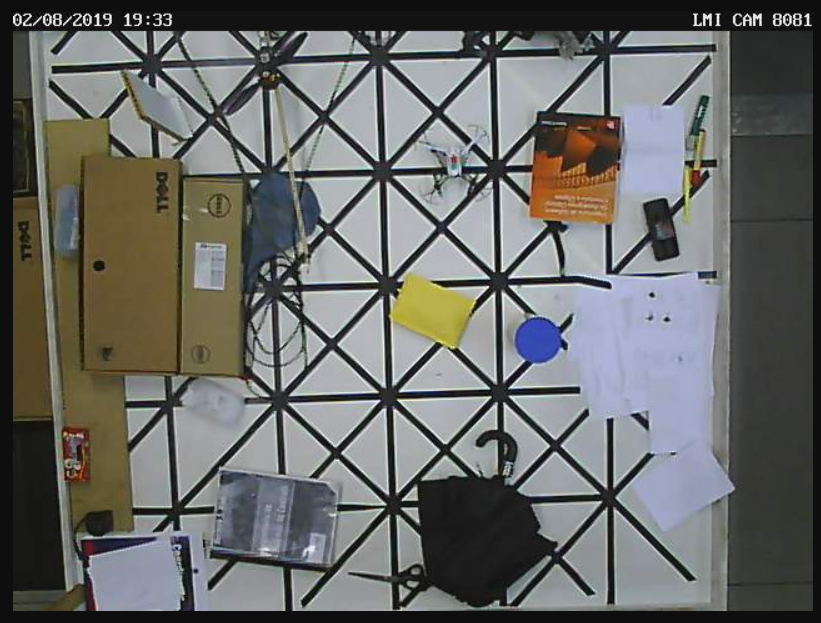
#> input picture pyparrot-master/img1.png, 821 x 623 px, given in place of video.mjpeg, which was not available
$ python cam_color.py
#> lines starting #> are read from the running program, lines starting #| are printed output that depends on the picture; after the words box and inside, x2 and y2 are one past the last pixel; in counts of white or black regions, pixels touching at a corner belong together; pictures that were not available may be replaced by others from this repository, and a replacement may not be noted
from __future__ import print_function
from imutils.video import WebcamVideoStream
from imutils.video import FPS
import argparse
import imutils
import numpy as np
import cv2
from time import sleep
import datetime
from threading import Thread

# url = "http://192.168.0.81/img/video.mjpeg" #teto
url = "http://admin:camadmin@192.168.0.82/img/video.mjpeg" #teto2

# [11 lines of commented-out code are left out]
print("[INFO] sampling THREADED frames from webcam...")
vs = WebcamVideoStream(src=url).start()
#fps = FPS().start()

# loop over some frames...this time using the threaded stream
while (1):
	# grab the frame from the threaded video stream and resize it
	# to have a maximum width of 400 pixels
	frame = vs.read()
#> frame is the input picture: shape (623, 821, 3); mean B, G, R 103.4, 105.7, 104.8
	rows, cols, ch = frame.shape
#> rows = 623; cols = 821; ch = 3
	print(rows," ",cols," ",ch)
#| 623   821   3
	# [8 lines of commented-out code are left out]
	hsv = cv2.cvtColor(frame, cv2.COLOR_BGR2HSV)
#> hsv: shape (623, 821, 3); mean H, S, V 67.7, 36.9, 112.1

	lower_blue = np.array([84,42,145]) #old = 84 60 80
	upper_blue = np.array([132,255,255])

#	lower_blue = np.array([110,50,50])
#	upper_blue = np.array([130,255,255])

	lower_ylw = np.array([23,100,140])
	upper_ylw = np.array([45,240,250])

	lower_green = np.array([40,50,50])
	upper_green = np.array([75,255,255])

	lower_red1 = np.array([0,50,50])
	upper_red1 = np.array([10,255,255])

	lower_red2 = np.array([172,50,50])
	upper_red2 = np.array([179,255,255])

	mask_green = cv2.inRange(hsv, lower_green, upper_green)
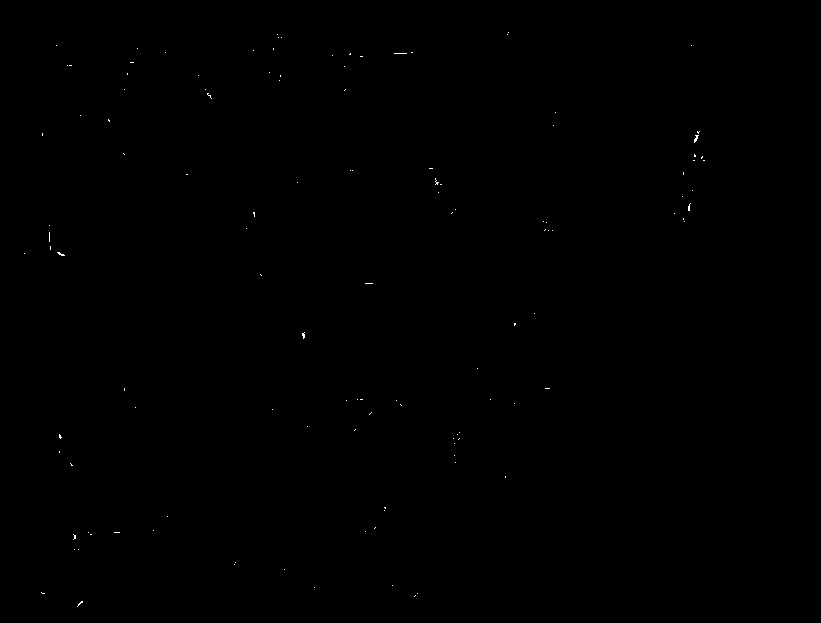
#> mask_green: shape (623, 821); 0.07% white in thin lines or dots, all inside (x1, y1, x2, y2) = (24, 32, 705, 607)
	mask_blue = cv2.inRange(hsv, lower_blue, upper_blue)
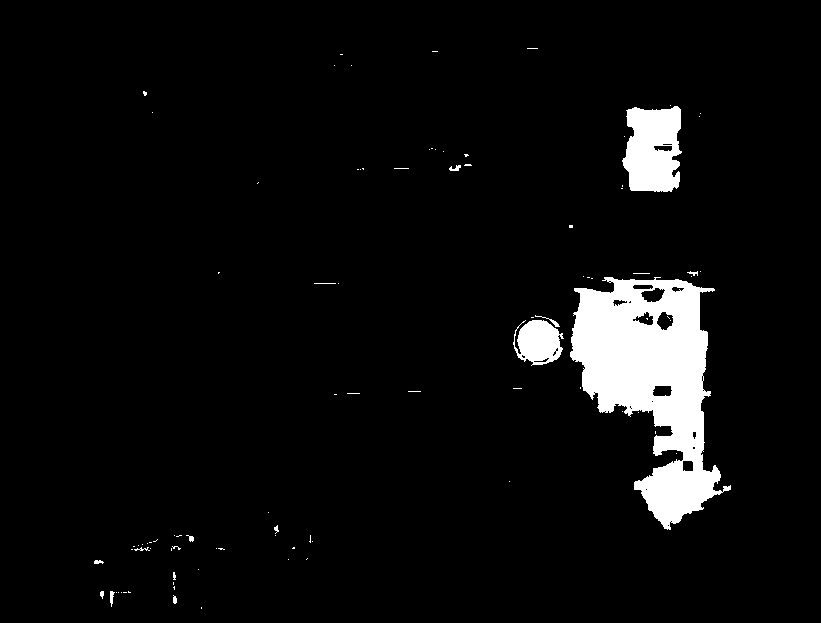
#> mask_blue: shape (623, 821); 5.3% white; 92 white regions (78 under 20 px), largest, box (x1, y1, x2, y2) and area: (570, 277, 731, 530) 20534, (622, 106, 682, 192) 4103, (513, 320, 564, 366) 1615
	mask_red1 = cv2.inRange(hsv, lower_red1, upper_red1)
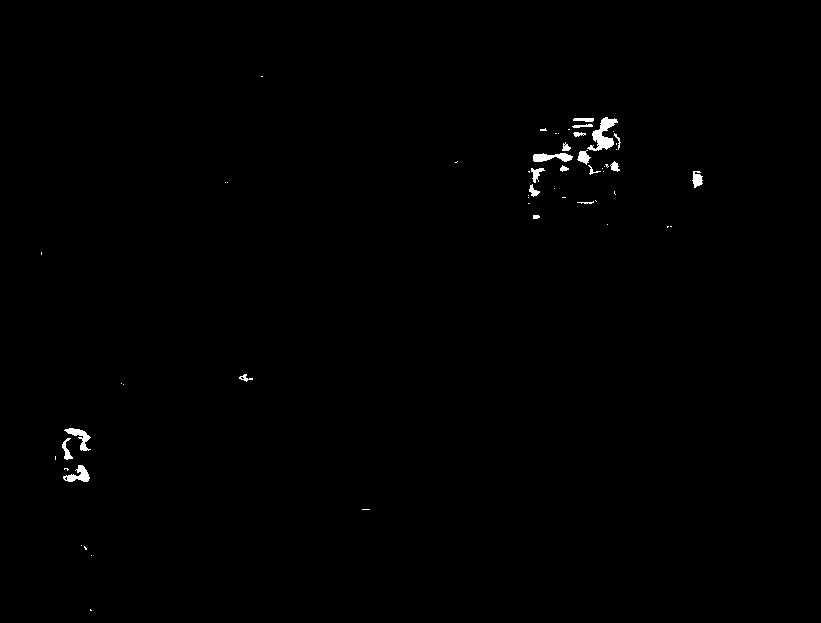
#> mask_red1: shape (623, 821); 0.44% white; 56 white regions (36 under 20 px), largest, box (x1, y1, x2, y2) and area: (587, 117, 618, 151) 457, (533, 153, 573, 162) 242, (63, 465, 90, 482) 229
	mask_red2 = cv2.inRange(hsv, lower_red2, upper_red2)
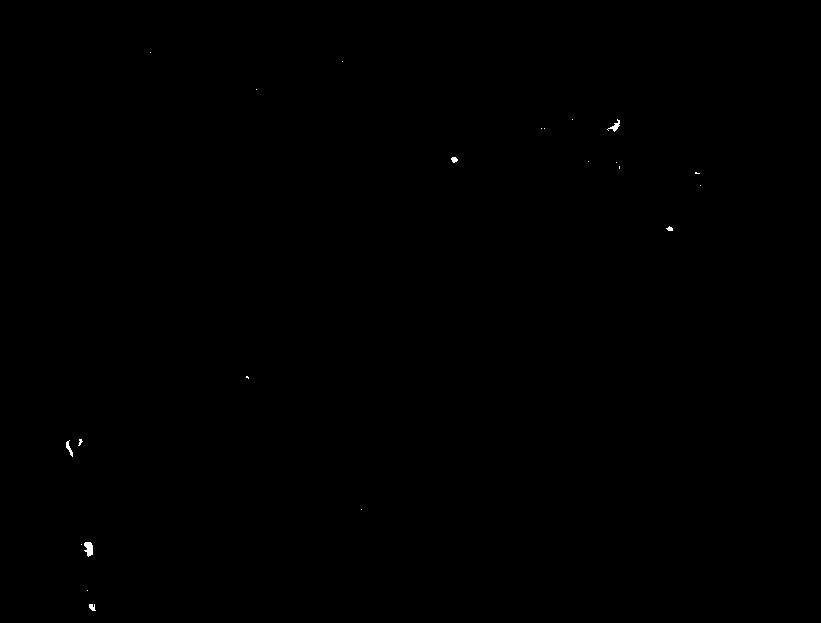
#> mask_red2: shape (623, 821); 0.07% white; 22 white regions (16 under 20 px), largest, box (x1, y1, x2, y2) and area: (84, 542, 93, 557) 98, (607, 119, 620, 132) 59, (66, 440, 73, 457) 48, (89, 604, 96, 611) 34, (451, 157, 458, 163) 30, (666, 226, 673, 231) 23
	mask_ylw = cv2.inRange(hsv, lower_ylw, upper_ylw)
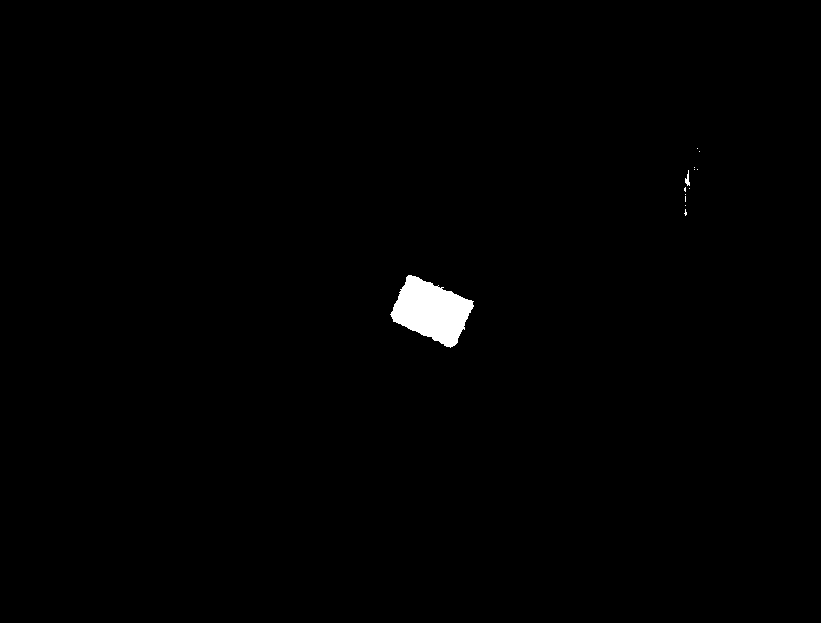
#> mask_ylw: shape (623, 821); 0.72% white; 13 white regions (11 under 20 px), largest, box (x1, y1, x2, y2) and area: (390, 275, 474, 348) 3625, (685, 170, 690, 186) 41

	res_green = cv2.bitwise_and(frame,frame, mask= mask_green)
	res_blue = cv2.bitwise_and(frame,frame, mask= mask_blue)
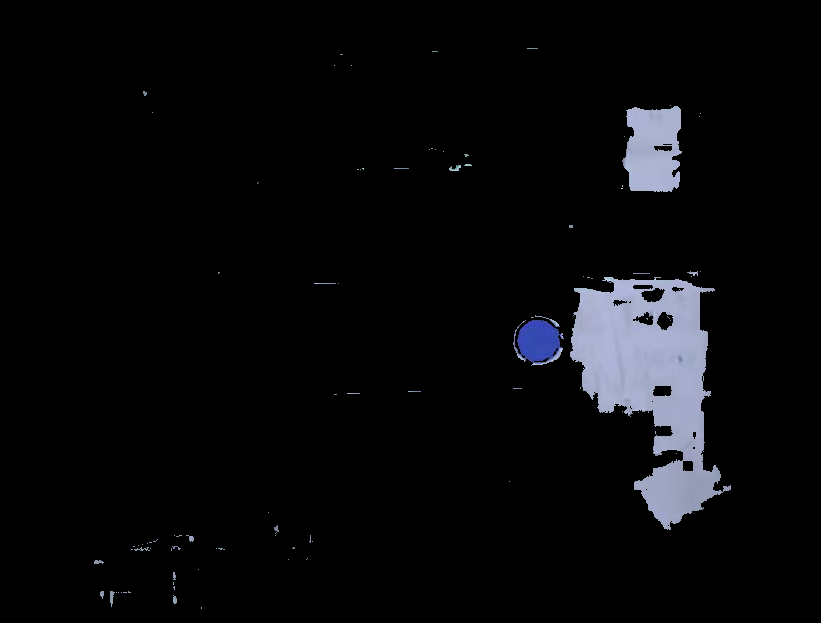
#> res_blue: shape (623, 821, 3); mean B, G, R 10.5, 8.8, 8.4
	res_red1 = cv2.bitwise_and(frame,frame, mask= mask_red1)
	res_red2 = cv2.bitwise_and(frame,frame, mask= mask_red2)
	res_ylw = cv2.bitwise_and(frame,frame, mask= mask_ylw)
	res_red = res_red1 + res_red2
	res = res_blue

	# [5 lines of commented-out code are left out]
	cv2.imshow('Resized Window',res)
	if(cv2.waitKey(1)!=-1):
#> (key Esc is pressed here)
		break

	# update the FPS counter
	#fps.update()

# stop the timer and display FPS information
#fps.stop()

# do a bit of cleanup
cv2.destroyAllWindows()
vs.stop()

$ run again, on pyparrot-master/img2.png
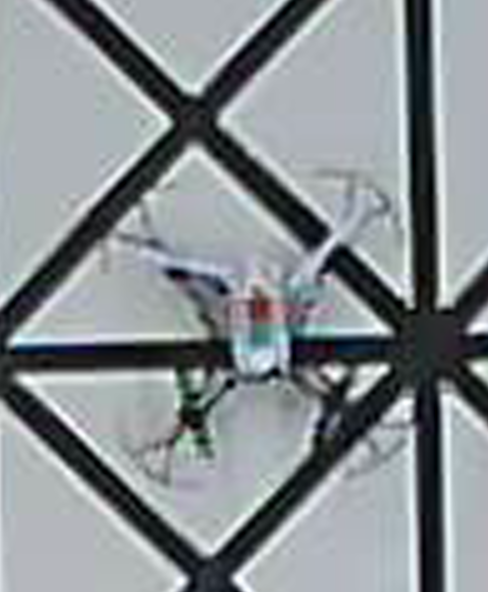
#> input picture pyparrot-master/img2.png, 488 x 592 px, given in place of video.mjpeg, which was not available
#> frame is the input picture: shape (592, 488, 3); mean B, G, R 147, 143.6, 137.5
#| 592   488   3
#> hsv: shape (592, 488, 3); mean H, S, V 99.1, 28.7, 147.6
#> `mask_green = cv2.inRange(hsv, lower_green, upper_green)`:
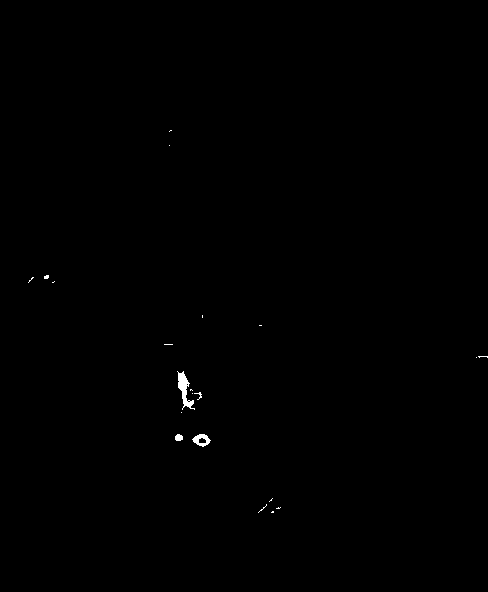
#> mask_green: shape (592, 488); 0.2% white; 21 white regions (17 under 20 px), largest, box (x1, y1, x2, y2) and area: (177, 371, 195, 410) 275, (192, 434, 211, 447) 132, (175, 434, 183, 441) 46, (194, 392, 202, 400) 21
#> `mask_blue = cv2.inRange(hsv, lower_blue, upper_blue)`:
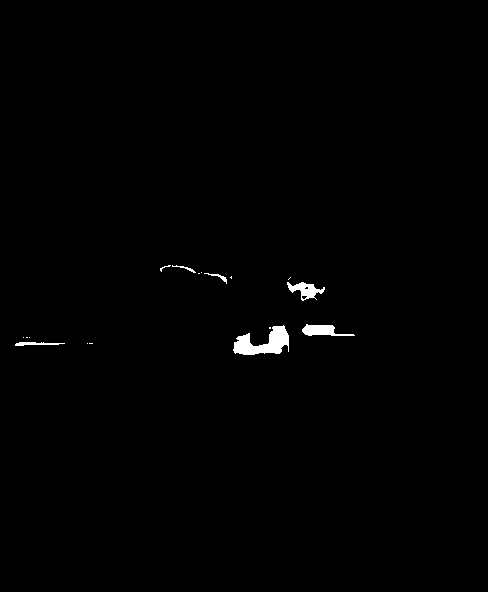
#> mask_blue: shape (592, 488); 0.65% white; 17 white regions (10 under 20 px), largest, box (x1, y1, x2, y2) and area: (233, 325, 289, 355) 910, (302, 324, 355, 336) 356, (287, 282, 325, 301) 332
#> mask_red1: shape (592, 488); 0.08% white; 5 white regions (3 under 20 px), largest, box (x1, y1, x2, y2) and area: (255, 294, 272, 307) 123, (257, 310, 267, 323) 85
#> mask_red2: shape (592, 488); 0.11% white; 2 white regions (1 under 20 px), largest, box (x1, y1, x2, y2) and area: (253, 300, 284, 322) 307
#> mask_ylw: shape (592, 488); every value is 0
#> res_ylw: shape (592, 488, 3); every value is 0
